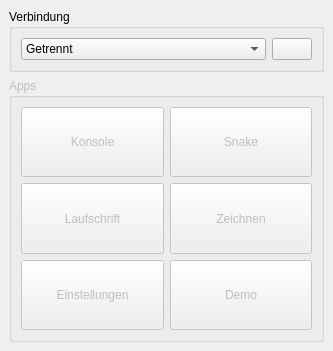
<?xml version="1.0" encoding="UTF-8"?>
<ui version="4.0">
 <class>qlocktwo</class>
 <widget class="QMainWindow" name="qlocktwo">
  <property name="geometry">
   <rect>
    <x>0</x>
    <y>0</y>
    <width>333</width>
    <height>351</height>
   </rect>
  </property>
  <property name="windowTitle">
   <string>QlockTwo</string>
  </property>
  <widget class="QWidget" name="centralwidget">
   <layout class="QVBoxLayout" name="verticalLayout_3">
    <item>
     <widget class="QGroupBox" name="connectionbox">
      <property name="title">
       <string>Verbindung</string>
      </property>
      <layout class="QGridLayout" name="gridLayout">
       <item row="1" column="0">
        <layout class="QHBoxLayout" name="horizontalLayout">
         <item>
          <widget class="QComboBox" name="port">
           <item>
            <property name="text">
             <string>Getrennt</string>
            </property>
           </item>
           <item>
            <property name="text">
             <string>Simulator</string>
            </property>
           </item>
          </widget>
         </item>
         <item>
          <widget class="QPushButton" name="refresh">
           <property name="sizePolicy">
            <sizepolicy hsizetype="Maximum" vsizetype="Fixed">
             <horstretch>0</horstretch>
             <verstretch>0</verstretch>
            </sizepolicy>
           </property>
           <property name="text">
            <string/>
           </property>
           <property name="icon">
            <iconset>
             <normaloff>assets/refresh.png</normaloff>assets/refresh.png</iconset>
           </property>
           <property name="iconSize">
            <size>
             <width>12</width>
             <height>12</height>
            </size>
           </property>
           <property name="checkable">
            <bool>false</bool>
           </property>
          </widget>
         </item>
        </layout>
       </item>
      </layout>
     </widget>
    </item>
    <item>
     <widget class="QGroupBox" name="appbox">
      <property name="enabled">
       <bool>false</bool>
      </property>
      <property name="title">
       <string>Apps</string>
      </property>
      <layout class="QGridLayout" name="gridLayout_2">
       <item row="2" column="1">
        <widget class="QPushButton" name="pattern">
         <property name="sizePolicy">
          <sizepolicy hsizetype="Minimum" vsizetype="Expanding">
           <horstretch>0</horstretch>
           <verstretch>0</verstretch>
          </sizepolicy>
         </property>
         <property name="cursor">
          <cursorShape>PointingHandCursor</cursorShape>
         </property>
         <property name="text">
          <string>Zeichnen</string>
         </property>
         <property name="icon">
          <iconset>
           <normaloff>assets/pencil.png</normaloff>assets/pencil.png</iconset>
         </property>
        </widget>
       </item>
       <item row="3" column="1">
        <widget class="QPushButton" name="demo">
         <property name="sizePolicy">
          <sizepolicy hsizetype="Minimum" vsizetype="Expanding">
           <horstretch>0</horstretch>
           <verstretch>0</verstretch>
          </sizepolicy>
         </property>
         <property name="cursor">
          <cursorShape>PointingHandCursor</cursorShape>
         </property>
         <property name="text">
          <string>Demo</string>
         </property>
         <property name="icon">
          <iconset>
           <normaloff>assets/star.png</normaloff>assets/star.png</iconset>
         </property>
        </widget>
       </item>
       <item row="0" column="1">
        <widget class="QPushButton" name="snake">
         <property name="sizePolicy">
          <sizepolicy hsizetype="Minimum" vsizetype="Expanding">
           <horstretch>0</horstretch>
           <verstretch>0</verstretch>
          </sizepolicy>
         </property>
         <property name="cursor">
          <cursorShape>PointingHandCursor</cursorShape>
         </property>
         <property name="statusTip">
          <string/>
         </property>
         <property name="text">
          <string>Snake</string>
         </property>
         <property name="icon">
          <iconset>
           <normaloff>assets/circle-blank.png</normaloff>assets/circle-blank.png</iconset>
         </property>
         <property name="default">
          <bool>false</bool>
         </property>
         <property name="flat">
          <bool>false</bool>
         </property>
        </widget>
       </item>
       <item row="0" column="0">
        <widget class="QPushButton" name="console">
         <property name="sizePolicy">
          <sizepolicy hsizetype="Minimum" vsizetype="Expanding">
           <horstretch>0</horstretch>
           <verstretch>0</verstretch>
          </sizepolicy>
         </property>
         <property name="cursor">
          <cursorShape>PointingHandCursor</cursorShape>
         </property>
         <property name="text">
          <string>Konsole</string>
         </property>
         <property name="icon">
          <iconset>
           <normaloff>assets/coffee.png</normaloff>assets/coffee.png</iconset>
         </property>
        </widget>
       </item>
       <item row="2" column="0">
        <widget class="QPushButton" name="marquee">
         <property name="sizePolicy">
          <sizepolicy hsizetype="Minimum" vsizetype="Expanding">
           <horstretch>0</horstretch>
           <verstretch>0</verstretch>
          </sizepolicy>
         </property>
         <property name="cursor">
          <cursorShape>PointingHandCursor</cursorShape>
         </property>
         <property name="text">
          <string>Laufschrift</string>
         </property>
         <property name="icon">
          <iconset>
           <normaloff>assets/text-width.png</normaloff>assets/text-width.png</iconset>
         </property>
        </widget>
       </item>
       <item row="3" column="0">
        <widget class="QPushButton" name="brightness">
         <property name="sizePolicy">
          <sizepolicy hsizetype="Minimum" vsizetype="Expanding">
           <horstretch>0</horstretch>
           <verstretch>0</verstretch>
          </sizepolicy>
         </property>
         <property name="cursor">
          <cursorShape>PointingHandCursor</cursorShape>
         </property>
         <property name="text">
          <string>Einstellungen</string>
         </property>
         <property name="icon">
          <iconset>
           <normaloff>assets/cogs.png</normaloff>assets/cogs.png</iconset>
         </property>
        </widget>
       </item>
      </layout>
     </widget>
    </item>
   </layout>
  </widget>
 </widget>
 <resources/>
 <connections/>
</ui>
